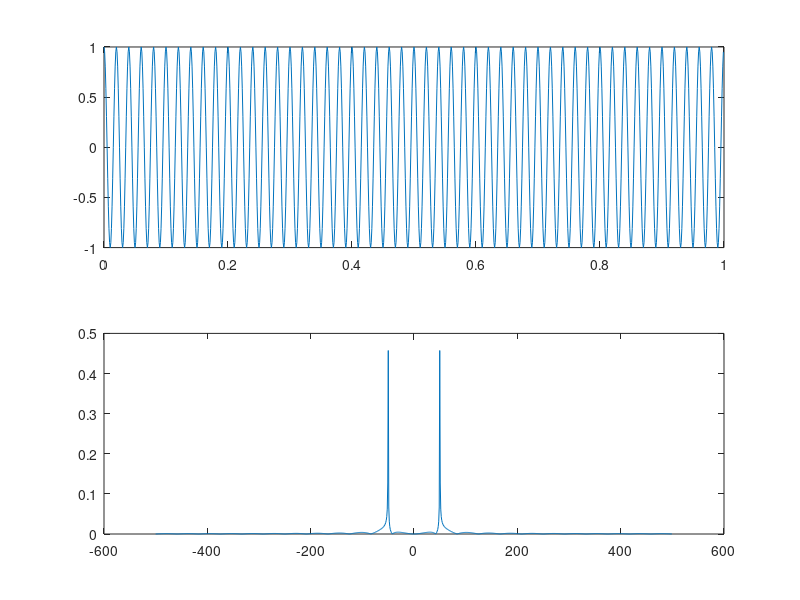

Source code (MATLAB): (Note: this script raises an error after producing the figure.)
clear all; clc;
fs=1000;
ts=1/fs;
N=1000;
t=(0:N-1)*ts;
x=cos(2*pi*50*t);
figure(1);
subplot(2,1,1);
plot(t,x);
N=2^nextpow2(N);
xf=fft(x,N)/N;
xf=abs(xf);
xf=fftshift(xf);
f=(-N/2:N/2-1)*fs/N;
subplot(2,1,2);
plot(f,xf);
T=0.1;
p1=stp(t,0)-stp(t,T);
figure(2);
subplot(2,1,1);
plot(t,p1);
p1f=fft(p1,N)/N;
p1f=abs(p1f);
p1f=fftshift(p1f);
f=(-N/2:N/2-1)*fs/N;
subplot(2,1,2);
plot(f,p1f);